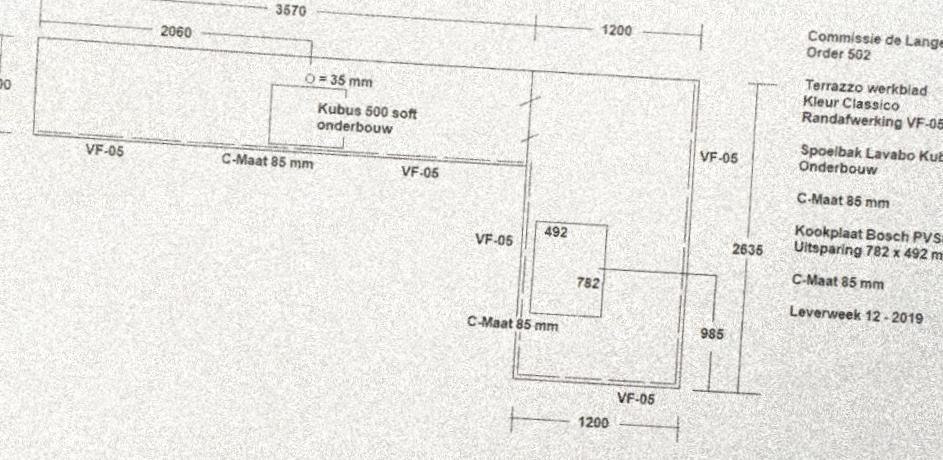
#> input picture OpenCV/AngleRotate/h1.jpg, 943 x 460 px
$ python Angle2.py
#> lines starting #> are read from the running program, lines starting #| are printed output that depends on the picture
#> further down, fixme is the input picture: shape (460, 943, 3); mean B, G, R 228.3, 232.3, 233.3
import cv2
import numpy as np

# Rotates an image
def rotate_image(image: np.ndarray, angle: float) -> np.ndarray:
    mean_pixel = np.median(np.median(image, axis=0), axis=0)
    image_center = tuple(np.array(image.shape[1::-1]) / 2)
    rot_mat = cv2.getRotationMatrix2D(image_center, angle, 1.0)
    result = cv2.warpAffine(image, rot_mat, image.shape[1::-1], flags=cv2.INTER_LINEAR, borderMode=cv2.BORDER_CONSTANT, borderValue=mean_pixel)
    return result

# Returns a small value if the horizontal histogram is sharp.
# Returns a large value if the horizontal histogram is blurry.
def eval_image(image: np.ndarray) -> float:
    hist = np.sum(np.mean(image, axis=1), axis=1)
    bef = 0
    aft = 0
    err = 0.
    assert(hist.shape[0] > 0)
    for pos in range(hist.shape[0]):
        if pos == aft:
            bef = pos
            while aft + 1 < hist.shape[0] and abs(hist[aft + 1] - hist[pos]) >= abs(hist[aft] - hist[pos]):
                aft += 1
        err += min(abs(hist[bef] - hist[pos]), abs(hist[aft] - hist[pos]))
    assert(err > 0)
    return err

# Measures horizontal histogram sharpness across many angles
def sweep_angles(image: np.ndarray) -> np.ndarray:
    results = np.empty((81, 2))
    for i in range(81):
        angle = (i - results.shape[0] // 2) / 4.
        rotated = rotate_image(image, angle)
        err = eval_image(rotated)
        results[i, 0] = angle
        results[i, 1] = err
#> this loop made 81 passes
#> err on passes 1 to 12: 549.7, 593.7, 631.1, 723.4, 646.4, 820.7, 832.4, 676.2, 647.6, 679, 620.2, 780.3
#> pass 1, in rotate_image, `result = cv2.warpAffine(image, rot_mat, image.shape[1::-1], flags=cv2...`:
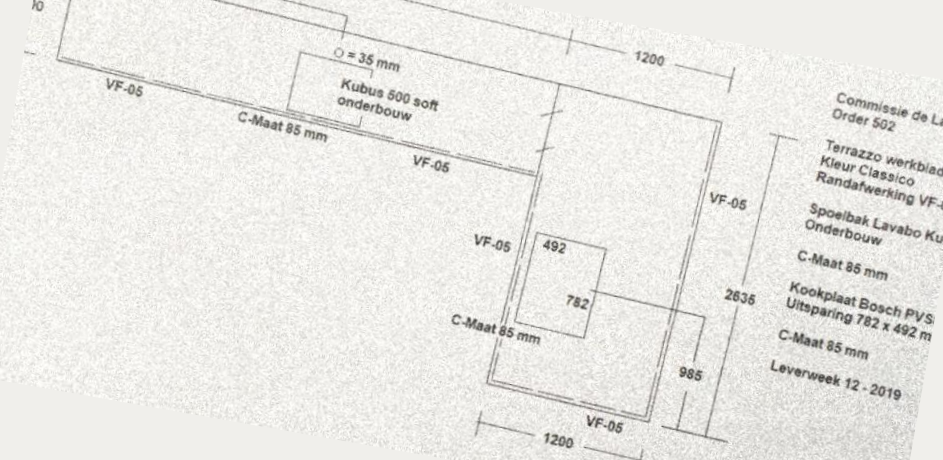
#> result: shape (460, 943, 3); mean B, G, R 229.2, 233.2, 234.2
#> pass 2, in rotate_image (call 2), `result = cv2.warpAffine(image, rot_mat, image.shape[1::-1], flags=cv2...`:
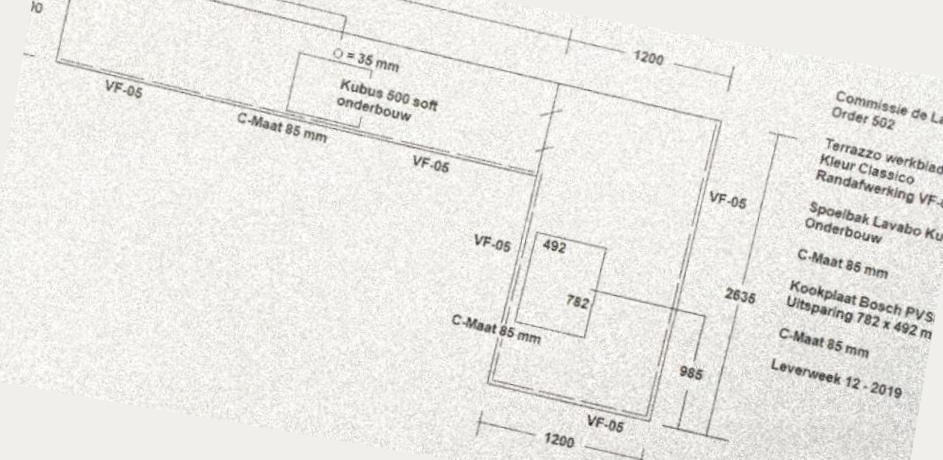
#> result: shape (460, 943, 3); mean B, G, R 229.1, 233.2, 234.2
#> pass 3, in rotate_image (call 3), `result = cv2.warpAffine(image, rot_mat, image.shape[1::-1], flags=cv2...`:
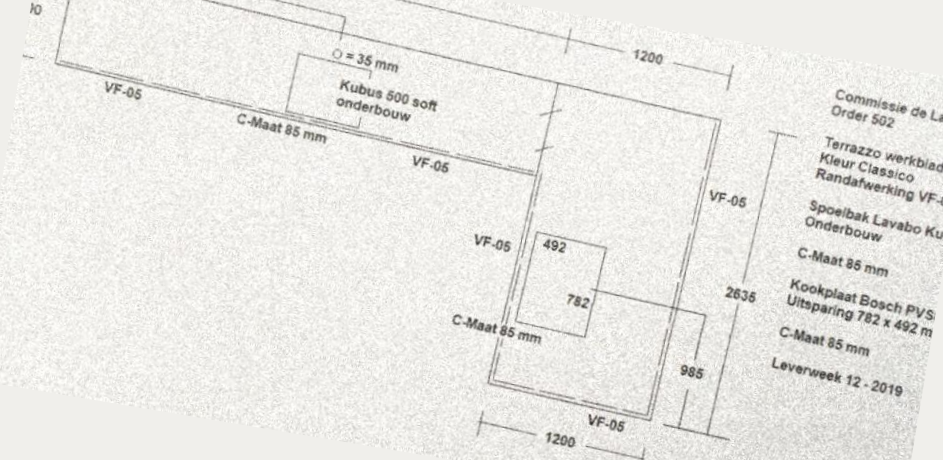
#> result: shape (460, 943, 3); mean B, G, R 229.1, 233.2, 234.2
#> after the loop:
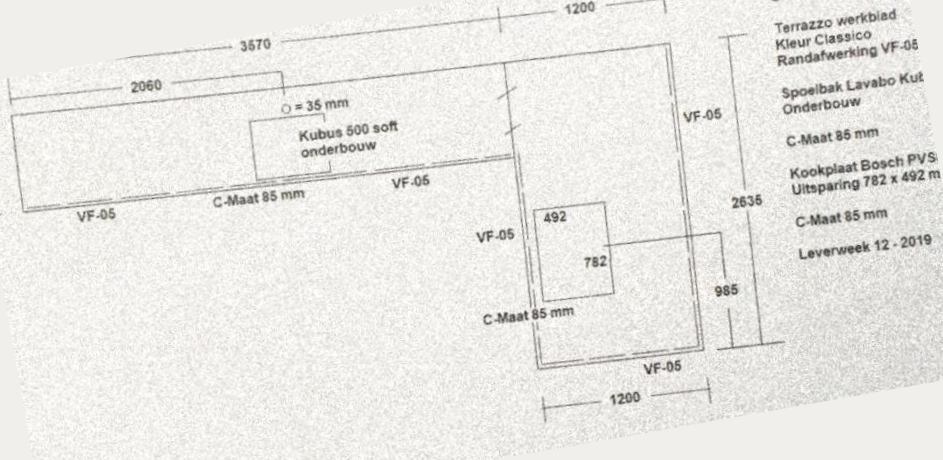
#> rotated: shape (460, 943, 3); mean B, G, R 228.6, 232.7, 233.7
#> after the loop, results = 81 pairs, first value -10 to 10, second value 549.7 to 2189.5
    return results

# Find an angle that is a lot better than its neighbors
def find_alignment_angle(image: np.ndarray) -> float:
    best_gain = 0
    best_angle = 0.
    results = sweep_angles(image)
    for i in range(2, results.shape[0] - 2):
        ave = np.mean(results[i-2:i+3, 1])
        gain = ave - results[i, 1]
        # print('angle=' + str(results[i, 0]) + ', gain=' + str(gain))
        if gain > best_gain:
            best_gain = gain
            best_angle = results[i, 0]
#> this loop made 77 passes
#> (ave, gain, best_gain, best_angle) on passes 3, 9, 21, 33, 47, 51, 54: (730.8, 84.41, 84.41, -9), (711.3, 91.09, 91.09, -7.5), (754.1, 102.1, 102.1, -4.5), (1337.7, 125, 125, -1.5), (1671.9, 226.8, 226.8, 2), (2033.3, 300.6, 300.6, 3), (1908.2, 332.4, 332.4, 3.75)
#> (ave, gain) on passes 1, 2, 4, 5, 6, 7: (628.8, -2.23), (683, -40.31), (739.8, -80.89), (724.7, -107.8), (731.2, 55.02), (691.1, 43.48)
#> after the loop, best_angle = 3.75; best_gain = 332.4
    return best_angle

# input: an image that needs aligning
# output: the aligned image
def align_image(image: np.ndarray) -> np.ndarray:
    angle = find_alignment_angle(image)
#> angle = 3.75
    return rotate_image(image, angle)
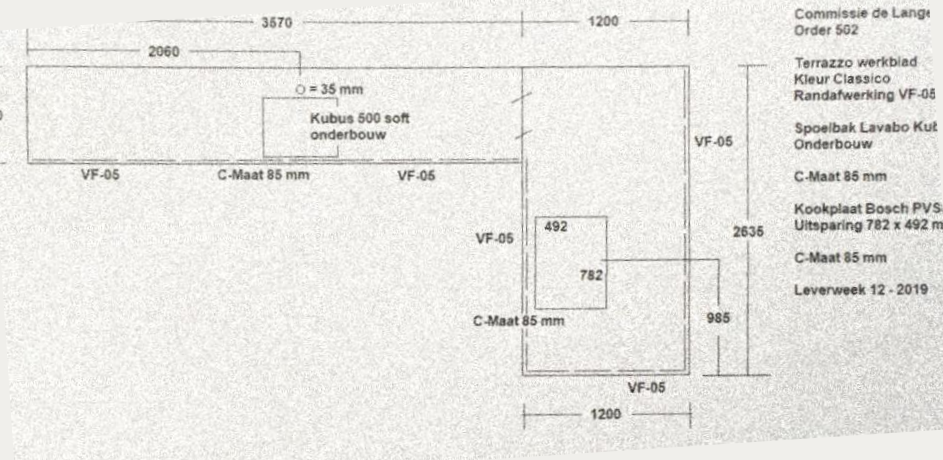
#> returned value: shape (460, 943, 3); mean of channels 0, 1, 2 228.3, 232.3, 233.4; drawn as B, G, R

# Do it
fixme: np.ndarray = cv2.imread('h1.jpg')
#cv2.imwrite('h1.png', align_image(fixme))
cv2.imshow("display",align_image(fixme))
cv2.waitKey(0)
cv2.destroyAllWindows()

$ run again, with OpenCV/AngleRotate/h4.JPG copied over OpenCV/AngleRotate/h1.jpg
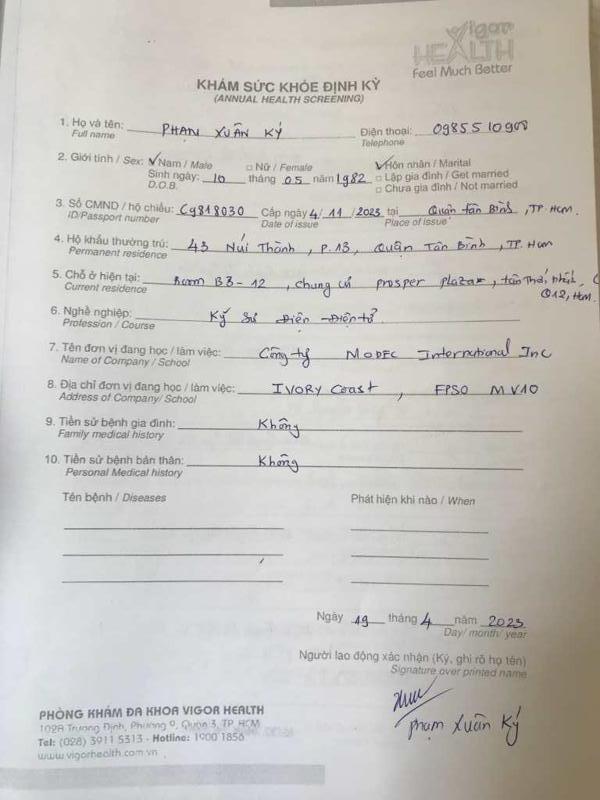
#> input picture OpenCV/AngleRotate/h4.JPG, 600 x 800 px
#> fixme is the input picture: shape (800, 600, 3); mean B, G, R 190.6, 195.5, 198
#> the loop in sweep_angles, `for i in range(81):` made 81 passes
#> err on passes 1 to 8: 1047.5, 970.5, 1044, 988.5, 984.2, 1021.7, 1037.1, 967.7
#> after the loop in sweep_angles, `for i in range(81):`:
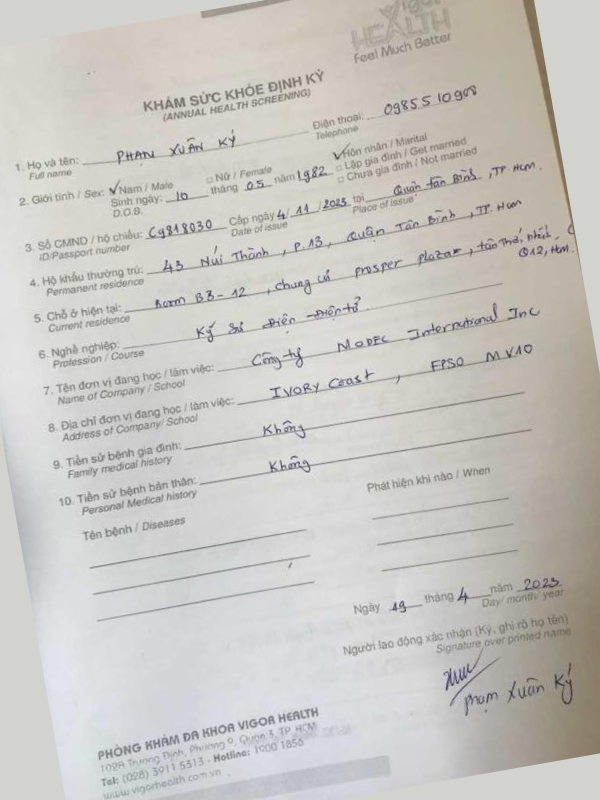
#> rotated: shape (800, 600, 3); mean B, G, R 193.7, 198.2, 200.2
#> after the loop in sweep_angles, `for i in range(81):`: results = 81 pairs, first value -10 to 10, second value 960.3 to 3234.7
#> the loop in find_alignment_angle, `for i in range(2, results.shape[0] - 2):` made 77 passes
#> (ave, gain, best_gain, best_angle) on passes 2, 3, 6, 7, 13, 19, 35: (1001.8, 13.3, 13.3, -9.25), (1015.1, 30.89, 30.89, -9), (1005.5, 37.8, 37.8, -8.25), (1015.7, 55.42, 55.42, -8), (1170, 73.92, 73.92, -6.5), (1599.1, 131.5, 131.5, -5), (2813, 201.1, 201.1, -1)
#> after the loop in find_alignment_angle, `for i in range(2, results.shape[0] - 2):`: best_angle = -1; best_gain = 201.1
#> angle = -1
#> in align_image, `return rotate_image(image, angle)`:
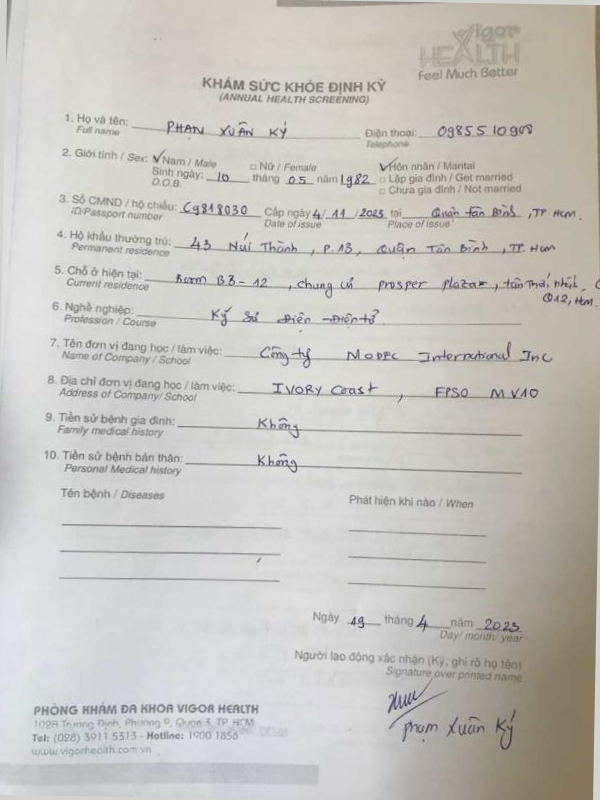
#> returned value: shape (800, 600, 3); mean of channels 0, 1, 2 191, 195.9, 198.3; drawn as B, G, R

$ run again, with OpenCV/AngleRotate/h5.JPG copied over OpenCV/AngleRotate/h1.jpg
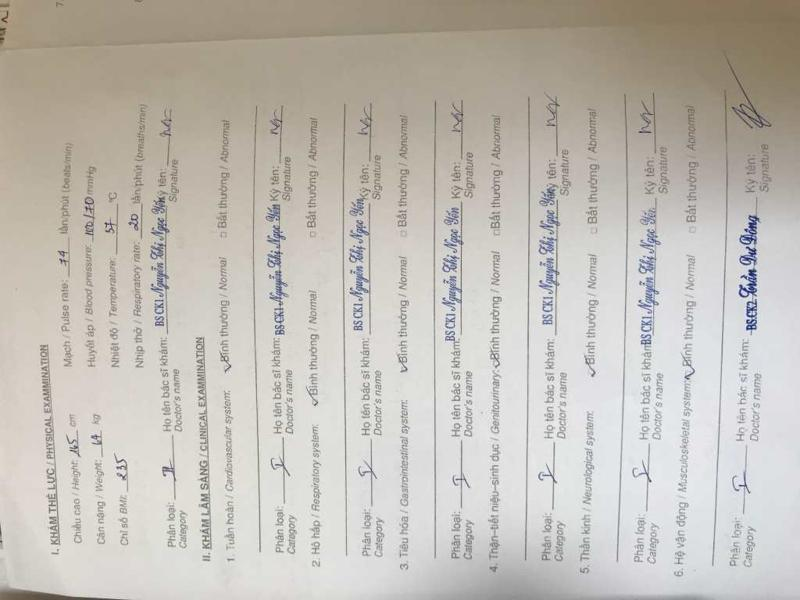
#> input picture OpenCV/AngleRotate/h5.JPG, 800 x 600 px
#> fixme is the input picture: shape (600, 800, 3); mean B, G, R 183.2, 190.3, 194.7
#> the loop in sweep_angles, `for i in range(81):` made 81 passes
#> err on passes 1 to 8: 1673.2, 1750.5, 1688.4, 1739.4, 1815.5, 1723.2, 1666.6, 1704
#> pass 1, in rotate_image, `result = cv2.warpAffine(image, rot_mat, image.shape[1::-1], flags=cv2...`:
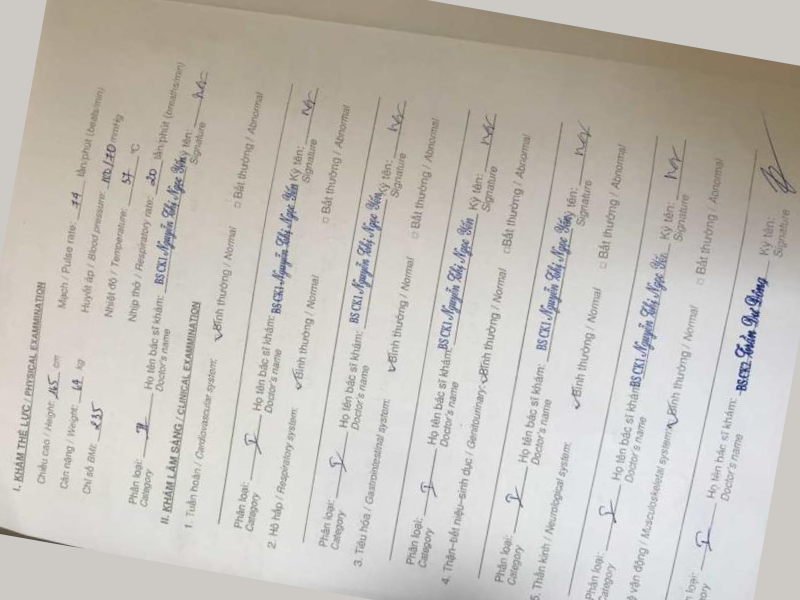
#> result: shape (600, 800, 3); mean B, G, R 186, 192.6, 196.8
#> after the loop in sweep_angles, `for i in range(81):`:
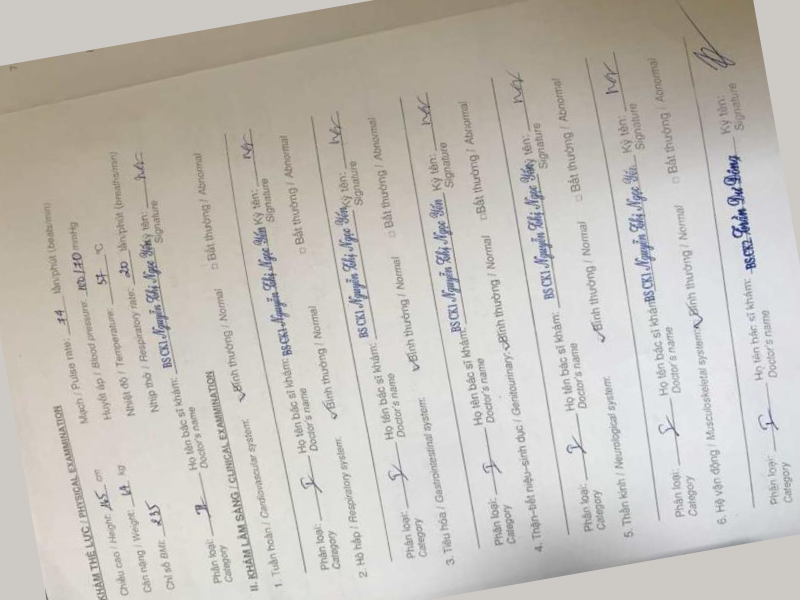
#> rotated: shape (600, 800, 3); mean B, G, R 186.1, 192.5, 196.6
#> after the loop in sweep_angles, `for i in range(81):`: results = 81 pairs, first value -10 to 10, second value 934.8 to 2637
#> the loop in find_alignment_angle, `for i in range(2, results.shape[0] - 2):` made 77 passes
#> (ave, gain, best_gain, best_angle) on passes 1, 5, 13, 20, 29, 35, 39: (1733.4, 45, 45, -9.5), (1725.4, 58.85, 58.85, -8.5), (1819.1, 97.63, 97.63, -6.5), (2094.9, 162.6, 162.6, -4.75), (1977.1, 349.1, 349.1, -2.5), (1685.5, 374.8, 374.8, -1), (1871.5, 395.5, 395.5, 0)
#> after the loop in find_alignment_angle, `for i in range(2, results.shape[0] - 2):`: best_angle = 0; best_gain = 395.5
#> angle = 0

$ run again, with OpenCV/AngleRotate/h6.JPG copied over OpenCV/AngleRotate/h1.jpg
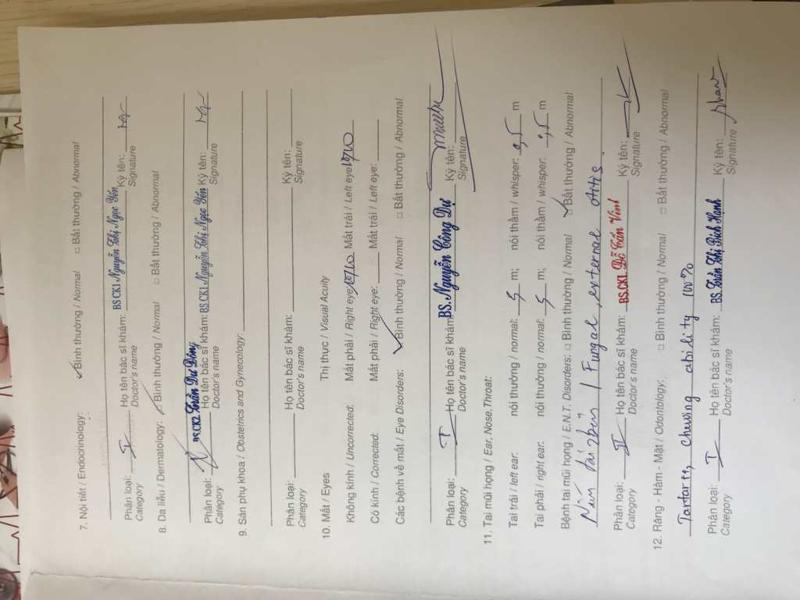
#> input picture OpenCV/AngleRotate/h6.JPG, 800 x 600 px
#> fixme is the input picture: shape (600, 800, 3); mean B, G, R 169.5, 179.5, 185.9
#> the loop in sweep_angles, `for i in range(81):` made 81 passes
#> err on passes 1 to 8: 623.2, 645.2, 539.2, 534.7, 637.9, 676.4, 607.2, 680.5
#> pass 1, in rotate_image, `result = cv2.warpAffine(image, rot_mat, image.shape[1::-1], flags=cv2...`:
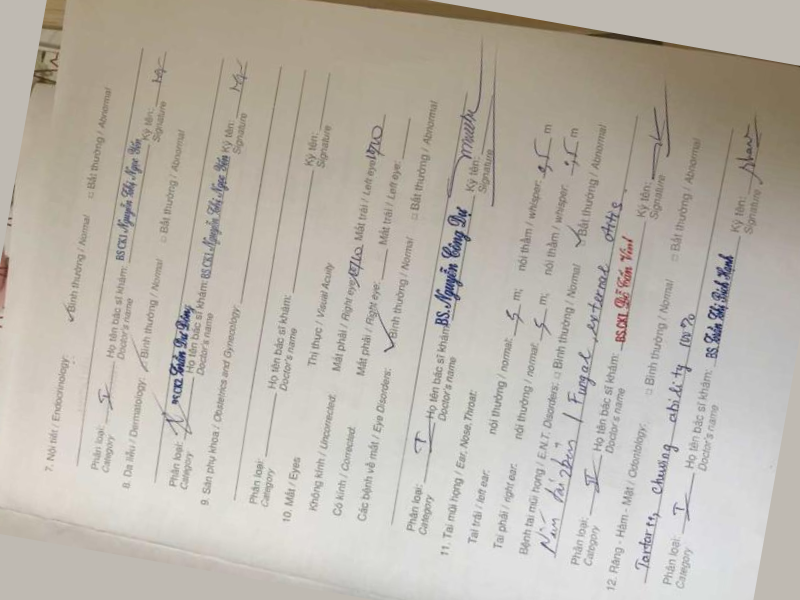
#> result: shape (600, 800, 3); mean B, G, R 172.1, 181.5, 187.3
#> after the loop in sweep_angles, `for i in range(81):`:
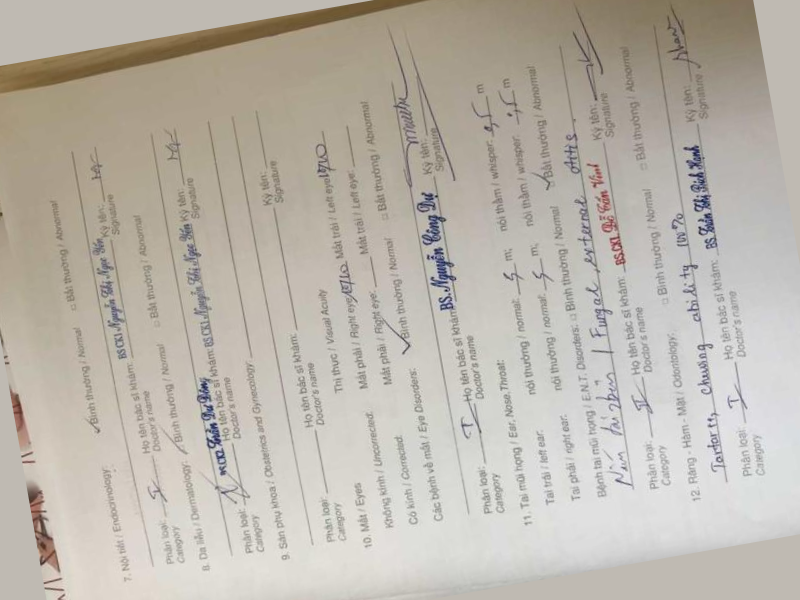
#> rotated: shape (600, 800, 3); mean B, G, R 172.2, 181.6, 187.5
#> after the loop in sweep_angles, `for i in range(81):`: results = 81 pairs, first value -10 to 10, second value 524.6 to 3500.3
#> the loop in find_alignment_angle, `for i in range(2, results.shape[0] - 2):` made 77 passes
#> (ave, gain, best_gain, best_angle) on passes 1, 2, 19, 22, 29, 39: (596.1, 56.87, 56.87, -9.5), (606.7, 71.96, 71.96, -9.25), (973.7, 156, 156, -5), (1211.4, 278.5, 278.5, -4.25), (1534.1, 320.7, 320.7, -2.5), (2707, 461.2, 461.2, 0)
#> after the loop in find_alignment_angle, `for i in range(2, results.shape[0] - 2):`: best_angle = 0; best_gain = 461.2
#> angle = 0
